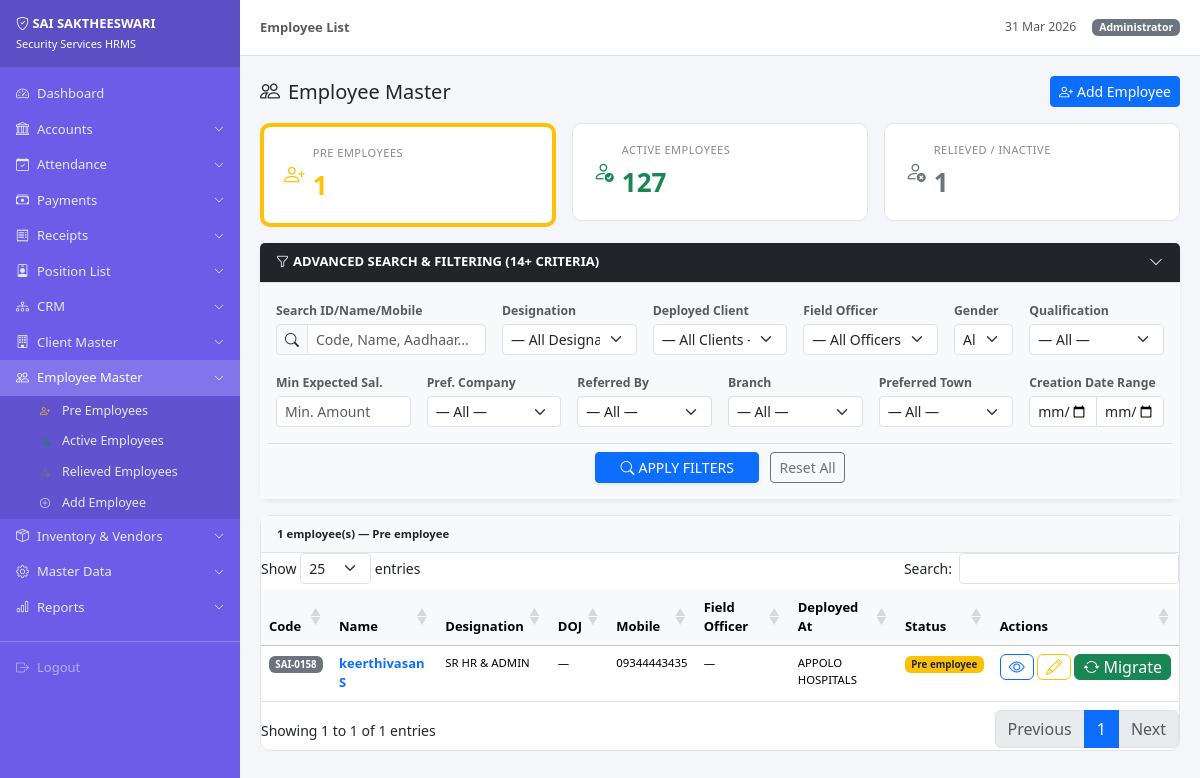
The app's page /index.php?url=employees/index&status=pre_employee (signed in) with its own data.
### tables this page shows
CREATE TABLE `employees` (
  `id` int(11) NOT NULL,
  `emp_code` varchar(20) DEFAULT NULL,
  `name` varchar(100) NOT NULL,
  `father_name` varchar(100) DEFAULT NULL,
  `mother_name` varchar(100) DEFAULT NULL,
  `photo` varchar(255) DEFAULT NULL,
  `designation` varchar(100) DEFAULT NULL,
  `doj` date DEFAULT NULL,
  `date_of_walkin` date DEFAULT NULL,
  `dob` date DEFAULT NULL,
  `gender` enum('Male','Female') DEFAULT 'Male',
  `married_status` enum('Single','Married','Divorced','Widowed') DEFAULT 'Single',
  `blood_group_id` int(11) DEFAULT NULL,
  `mobile` varchar(15) DEFAULT NULL,
  `whatsapp_number` varchar(15) DEFAULT NULL,
  `email_id` varchar(100) DEFAULT NULL,
  `qualification_id` int(11) DEFAULT NULL,
  `address` text DEFAULT NULL,
  `communication_state_id` int(11) DEFAULT NULL,
  `communication_district_id` int(11) DEFAULT NULL,
  `communication_taluk_id` int(11) DEFAULT NULL,
  `communication_town_id` int(11) DEFAULT NULL,
  `communication_pincode` varchar(10) DEFAULT NULL,
  `permanent_address` text DEFAULT NULL,
  `aadhaar` varchar(12) DEFAULT NULL,
  `pan` varchar(10) DEFAULT NULL,
  `uan_no` varchar(20) DEFAULT NULL,
  `esi_no` varchar(20) DEFAULT NULL,
  `bank_name` varchar(100) DEFAULT NULL,
  `bank_account` varchar(20) DEFAULT NULL,
  `bank_ifsc` varchar(15) DEFAULT NULL,
  `basic_wage` decimal(10,2) DEFAULT 0.00,
  `epf_applicable` tinyint(1) DEFAULT 1,
  `esi_applicable` tinyint(1) DEFAULT 1,
  `insurance_amount` decimal(8,2) DEFAULT 0.00,
  `field_officer_id` int(11) DEFAULT NULL,
  `branch_id` int(11) DEFAULT NULL,
  `status` enum('pre_employee','active','inactive') DEFAULT 'pre_employee',
  `created_at` timestamp NOT NULL DEFAULT current_timestamp(),
  `emg_contact_name` varchar(100) DEFAULT NULL,
  `emg_contact_relation_id` int(11) DEFAULT NULL,
  `emg_contact_mobile` varchar(15) DEFAULT NULL,
  `trusted_person_name` varchar(100) DEFAULT NULL,
  `trusted_person_relation_id` int(11) DEFAULT NULL,
  `trusted_person_mobile` varchar(15) DEFAULT NULL,
  `introducer_relate_id` int(11) DEFAULT NULL,
  `intro_employee_id` int(11) DEFAULT NULL,
  `introducer_name` varchar(100) DEFAULT NULL,
  `introducer_mobile` varchar(15) DEFAULT NULL,
  `height_cm` decimal(5,2) DEFAULT NULL,
  `weight_kg` decimal(5,2) DEFAULT NULL,
  `chest_inches` decimal(5,2) DEFAULT NULL,
  `hip_inches` decimal(5,2) DEFAULT NULL,
  `body_type_id` int(11) DEFAULT NULL,
  `work_exp_years` int(11) DEFAULT 0,
  `prev_company` varchar(255) DEFAULT NULL,
  `prev_contact_number` varchar(15) DEFAULT NULL,
  `prev_strength` varchar(100) DEFAULT NULL,
  `reason_for_relieve` text DEFAULT NULL,
  `expected_salary_1` decimal(10,2) DEFAULT NULL,
  `expected_salary_2` decimal(10,2) DEFAULT NULL,
  `work_hours` int(11) DEFAULT 8,
  `expected_designation_id_1` int(11) DEFAULT NULL,
  `expected_designation_id_2` int(11) DEFAULT NULL,
  `expected_company_id_1` int(11) DEFAULT NULL,
  `expected_company_id_2` int(11) DEFAULT NULL,
  `exp_state_id` int(11) DEFAULT NULL,
  `exp_district_id` int(11) DEFAULT NULL,
  `exp_taluk_id` int(11) DEFAULT NULL,
  `exp_town_id` int(11) DEFAULT NULL,
  `convicted` enum('No','Yes') DEFAULT 'No',
  `convicted_reason` text DEFAULT NULL,
  `id_mark_1` varchar(255) DEFAULT NULL,
  `id_mark_2` varchar(255) DEFAULT NULL,
  `nearby_police_station` varchar(100) DEFAULT NULL,
  `referred_by_id` int(11) DEFAULT NULL,
  `remarks_extra` text DEFAULT NULL,
  `salary_da` decimal(10,2) DEFAULT 0.00,
  `salary_hra` decimal(10,2) DEFAULT 0.00,
  `salary_conv` decimal(10,2) DEFAULT 0.00,
  `salary_other` decimal(10,2) DEFAULT 0.00,
  `ot_details` varchar(255) DEFAULT NULL,
  `salary_med_wash` decimal(10,2) DEFAULT 0.00,
  `amt_for_calc_epf` decimal(10,2) DEFAULT 0.00,
  `amt_for_calc_esi` decimal(10,2) DEFAULT 0.00,
  `epf_no` varchar(50) DEFAULT NULL,
  `tds_avail` enum('YES','NO') DEFAULT 'NO',
  `tds_no` varchar(50) DEFAULT NULL,
  `nominee_name` varchar(100) DEFAULT NULL,
  `nominee_relation_id` int(11) DEFAULT NULL,
  `ins_number` varchar(50) DEFAULT NULL,
  `ins_renewal_date` date DEFAULT NULL,
  `premium_amount` decimal(10,2) DEFAULT 0.00,
  `will_have_header` enum('YES','NO') DEFAULT 'NO',
  `will_have_footer` enum('YES','NO') DEFAULT 'NO',
  `bank_branch` varchar(100) DEFAULT NULL,
  `doc_application` varchar(255) DEFAULT NULL,
  `doc_aadhaar` varchar(255) DEFAULT NULL,
  `doc_passbook` varchar(255) DEFAULT NULL,
  `doc_photo` varchar(255) DEFAULT NULL,
  `doc_settlement` varchar(255) DEFAULT NULL,
  `doc_extra_1` varchar(255) DEFAULT NULL,
  `doc_extra_2` varchar(255) DEFAULT NULL,
  `doc_extra_3` varchar(255) DEFAULT NULL
);

### controllers/BaseController.php (called while the page is built, shortened)
<?php
class BaseController {
    protected PDO $pdo;
    public function __construct(PDO $pdo) {
        $this->pdo = $pdo;
    }
    protected function view(string $viewPath, array $data = []): void {
        extract($data);
        require BASE_PATH . '/views/layout/header.php';
        require BASE_PATH . '/views/' . $viewPath . '.php';
        require BASE_PATH . '/views/layout/footer.php';
    }
    protected function fetchAll(string $sql, array $params = []): array {
        $stmt = $this->pdo->prepare($sql);
        $stmt->execute($params);
        return $stmt->fetchAll();
    }
}

### controllers/EmployeeController.php (called while the page is built, shortened)
<?php
require_once BASE_PATH . '/controllers/BaseController.php';
class EmployeeController extends BaseController {
    public function index(?string $param = null): void {
        $search    = Helper::get('search');
        $status    = Helper::get('status', 'active');
        $expSal    = Helper::get('expected_salary');
        $startDate = Helper::get('start_date');
        $endDate   = Helper::get('end_date');
        $where = 'WHERE e.status = ?'; $params = [$status];
        $employees = $this->fetchAll("
            SELECT e.*, u.name AS field_officer_name,
                   (SELECT c.company_name FROM clients c JOIN positions p ON p.client_id=c.id WHERE p.employee_id=e.id AND p.status='active' LIMIT 1) AS deployed_at
            FROM employees e LEFT JOIN users u ON u.id = e.field_officer_id
            $where ORDER BY e.name LIMIT 500
        ", $params);
        $counts = [
            'pre_employee' => (int)$this->pdo->query("SELECT COUNT(*) FROM employees WHERE status='pre_employee'")->fetchColumn(),
            'active'       => (int)$this->pdo->query("SELECT COUNT(*) FROM employees WHERE status='active'")->fetchColumn(),
            'inactive'     => (int)$this->pdo->query("SELECT COUNT(*) FROM employees WHERE status='inactive'")->fetchColumn(),
        ];
        $this->view('employees/index', compact('employees','search','status','desig','clientId','gender','officerId','designations','clList','officers','counts','masters')
            + ['pageTitle' => 'Employee List', 'active' => 'employees']);
    }
}

### index.php (called while the page is built, shortened)
<?php
require_once BASE_PATH . '/config/db.php';
require_once BASE_PATH . '/helpers/Helper.php';
$rawUrl = isset($_GET['url']) ? trim($_GET['url'], '/') : '';
$rawUrl = preg_replace('/\.php.*$/', '', $rawUrl);
$rawUrl = preg_replace('/[^a-zA-Z0-9_\/]/', '', $rawUrl);
$parts  = explode('/', $rawUrl);
$method = (isset($parts[1]) && $parts[1] !== '') ? $parts[1] : 'index';
$param  = $parts[2] ?? null;
$controller = new $controllerName($pdo);
$controller->$method($param);

### helpers/Helper.php (called while the page is built, shortened)
<?php
class Helper {
    public static function get(string $key, $default = ''): string {
        return isset($_GET[$key]) ? trim($_GET[$key]) : $default;
    }
}

### views/employees/index.php (the view, shortened to what this page needs)
<div class="d-flex justify-content-between align-items-center mb-3">
  <h5 class="mb-0"><i class="bi bi-people me-2"></i>Employee Master</h5>
  <a href="<?= u('employees/add') ?>" class="btn btn-primary btn-sm"><i class="bi bi-person-plus me-1"></i>Add Employee</a>
</div>
<div class="row g-3 mb-3">
  <div class="col-md-4">
    <a href="<?= u('employees/index') ?>&status=pre_employee" class="text-decoration-none">
      <div class="stat-card <?= $status==='pre_employee'?'border-start border-warning border-4':'' ?>">
        <div class="d-flex align-items-center gap-2"><i class="bi bi-person-plus text-warning" style="font-size:1.3rem"></i><div>
          <div class="label">Pre Employees</div><div class="value text-warning"><?= $counts['pre_employee'] ?? 0 ?></div>
        </div></div>
      </div>
    </a>
  </div>
  <div class="col-md-4">
    <a href="<?= u('employees/index') ?>&status=active" class="text-decoration-none">
      <div class="stat-card <?= $status==='active'?'border-start border-success border-4':'' ?>">
        <div class="d-flex align-items-center gap-2"><i class="bi bi-person-check text-success" style="font-size:1.3rem"></i><div>
          <div class="label">Active Employees</div><div class="value text-success"><?= $counts['active'] ?></div>
        </div></div>
      </div>
    </a>
  </div>
  <div class="col-md-4">
    <a href="<?= u('employees/index') ?>&status=inactive" class="text-decoration-none">
      <div class="stat-card <?= $status==='inactive'?'border-start border-secondary border-4':'' ?>">
        <div class="d-flex align-items-center gap-2"><i class="bi bi-person-x text-secondary" style="font-size:1.3rem"></i><div>
          <div class="label">Relieved / Inactive</div><div class="value text-secondary"><?= $counts['inactive'] ?></div>
        </div></div>
      </div>
    </a>
  </div>
</div>
<div class="card mb-3 shadow-sm border-0">
  <div class="card-header bg-dark text-white py-2 fw-semibold small d-flex justify-content-between align-items-center">
    <span><i class="bi bi-funnel me-1"></i>ADVANCED SEARCH & FILTERING (14+ CRITERIA)</span>
    <button class="btn btn-link btn-sm text-white p-0" type="button" data-bs-toggle="collapse" data-bs-target="#filterBody"><i class="bi bi-chevron-down"></i></button>
  </div>
  <div id="filterBody" class="collapse show">
    <div class="card-body py-3 bg-light">
      <form method="GET" action="<?= BASE_URL ?>/index.php">
        <div class="row g-3">
          <div class="col-md-3">
            <label class="form-label small fw-bold text-muted mb-1">Search ID/Name/Mobile</label>
            <div class="input-group input-group-sm">
              <span class="input-group-text"><i class="bi bi-search"></i></span>
              <input name="search" class="form-control" placeholder="Code, Name, Aadhaar..." value="<?= htmlspecialchars($search ?? '') ?>">
            </div>
          </div>
          <div class="col-md-2">
            <label class="form-label small fw-bold text-muted mb-1">Designation</label>
            <select name="designation" class="form-select form-select-sm">
              <option value="">— All Designations —</option>
            </select>
          </div>
          <div class="col-md-2">
            <label class="form-label small fw-bold text-muted mb-1">Deployed Client</label>
            <select name="client_id" class="form-select form-select-sm">
              <option value="">— All Clients —</option>
            </select>
          </div>
          <div class="col-md-2">
            <label class="form-label small fw-bold text-muted mb-1">Field Officer</label>
            <select name="field_officer_id" class="form-select form-select-sm">
              <option value="">— All Officers —</option>
            </select>
          </div>
          <div class="col-md-1">
            <label class="form-label small fw-bold text-muted mb-1">Gender</label>
            <select name="gender" class="form-select form-select-sm">
              <option value="">All</option>
            </select>
          </div>
          <div class="col-md-2">
            <label class="form-label small fw-bold text-muted mb-1">Qualification</label>
            <select name="qualification_id" class="form-select form-select-sm">
              <option value="">— All —</option>
            </select>
          </div>
          <div class="col-md-2">
            <label class="form-label small fw-bold text-muted mb-1">Min Expected Sal.</label>
            <input type="number" name="expected_salary" class="form-control form-control-sm" value="<?= htmlspecialchars($expSal ?? '') ?>" placeholder="Min. Amount">
          </div>
          <div class="col-md-2">
            <label class="form-label small fw-bold text-muted mb-1">Pref. Company</label>
            <select name="expected_company_id" class="form-select form-select-sm">
              <option value="">— All —</option>
            </select>
          </div>
          <div class="col-md-2">
            <label class="form-label small fw-bold text-muted mb-1">Referred By</label>
            <select name="referred_by_id" class="form-select form-select-sm">
              <option value="">— All —</option>
            </select>
          </div>
          <div class="col-md-2">
            <label class="form-label small fw-bold text-muted mb-1">Branch</label>
            <select name="branch_id" class="form-select form-select-sm">
              <option value="">— All —</option>
            </select>
          </div>
          <div class="col-md-2">
            <label class="form-label small fw-bold text-muted mb-1">Preferred Town</label>
            <select name="exp_town_id" class="form-select form-select-sm">
              <option value="">— All —</option>
            </select>
          </div>
          <div class="col-md-2">
            <label class="form-label small fw-bold text-muted mb-1">Creation Date Range</label>
            <div class="input-group input-group-sm">
              <input type="date" name="start_date" class="form-control" value="<?= htmlspecialchars($startDate ?? '') ?>">
              <input type="date" name="end_date" class="form-control" value="<?= htmlspecialchars($endDate ?? '') ?>">
            </div>
          </div>
          <div class="col-12 text-center mt-3 pt-2 border-top">
            <button class="btn btn-primary btn-sm px-4 shadow-sm"><i class="bi bi-search me-1"></i>APPLY FILTERS</button>
            <a href="<?= u('employees/index') ?>&status=<?= $status ?>" class="btn btn-outline-secondary btn-sm ms-2">Reset All</a>
          </div>
        </div>
      </form>
    </div>
  </div>
</div>
<div class="card">
  <div class="card-header py-2"><span class="small fw-semibold"><?= count($employees) ?> employee(s) — <?= ucfirst(str_replace('_',' ',$status)) ?></span></div>
  <div class="card-body p-0"><table class="table table-hover datatable mb-0">
    <thead class="table-light"><tr><th>Code</th><th>Name</th><th>Designation</th><th>DOJ</th><th>Mobile</th><th>Field Officer</th><th>Deployed At</th><th>Status</th><th>Actions</th></tr></thead>
    <tbody>
    <?php foreach ($employees as $e): ?>
    <tr>
      <td><span class="badge bg-secondary"><?= htmlspecialchars($e['emp_code']) ?></span></td>
      <td class="fw-semibold"><a href="<?= u('employees/profile/'.$e['id']) ?>" class="text-decoration-none"><?= htmlspecialchars($e['name']) ?></a></td>
      <td class="small"><?= htmlspecialchars($e['designation']) ?></td>
      <td class="small"><?= $e['doj'] ? date('d M Y', strtotime($e['doj'])) : '—' ?></td>
      <td class="small"><?= htmlspecialchars($e['mobile'] ?? '') ?></td>
      <td class="small"><?= htmlspecialchars($e['field_officer_name'] ?? '—') ?></td>
      <td class="small"><?= htmlspecialchars($e['deployed_at'] ?? 'Not Deployed') ?></td>
      <td><span class="badge <?=$e['status']==='active'?'bg-success':($e['status']==='pre_employee'?'bg-warning text-dark':'bg-secondary')?>"><?= ucfirst(str_replace('_',' ',$e['status'])) ?></span></td>
      <td class="text-nowrap text-end">
        <a href="<?= u('employees/profile/'.$e['id']) ?>" class="btn btn-xs btn-outline-primary py-0 px-2" title="Profile"><i class="bi bi-eye"></i></a>
        <a href="<?= u('employees/edit/'.$e['id']) ?>" class="btn btn-xs btn-outline-warning py-0 px-2" title="Edit"><i class="bi bi-pencil"></i></a>
        <?php if($e['status'] === 'pre_employee'): ?>
          <a href="<?= u('employees/migrate/'.$e['id']) ?>" class="btn btn-xs btn-success py-0 px-2" title="Migrate to Active"><i class="bi bi-arrow-repeat me-1"></i>Migrate</a>
        <?php endif; ?>
      </td>
    </tr>
    <?php endforeach; ?>
    </tbody>
  </table></div>
</div>

### records on screen
employees: emp_code "SAI-0158", name "keerthivasan S", designation "SR HR & ADMIN", mobile "09344443435", field_officer_name "—", deployed_at "APPOLO HOSPITALS", status "Pre employee"

### other values on screen
$pageTitle "Employee List"
Session::userName() "Administrator"
$counts['pre_employee'] "1"
$counts['active'] "127"
$counts['inactive'] "1"
count($employees) "1"
str_replace('_',' ',$status) "Pre employee"
